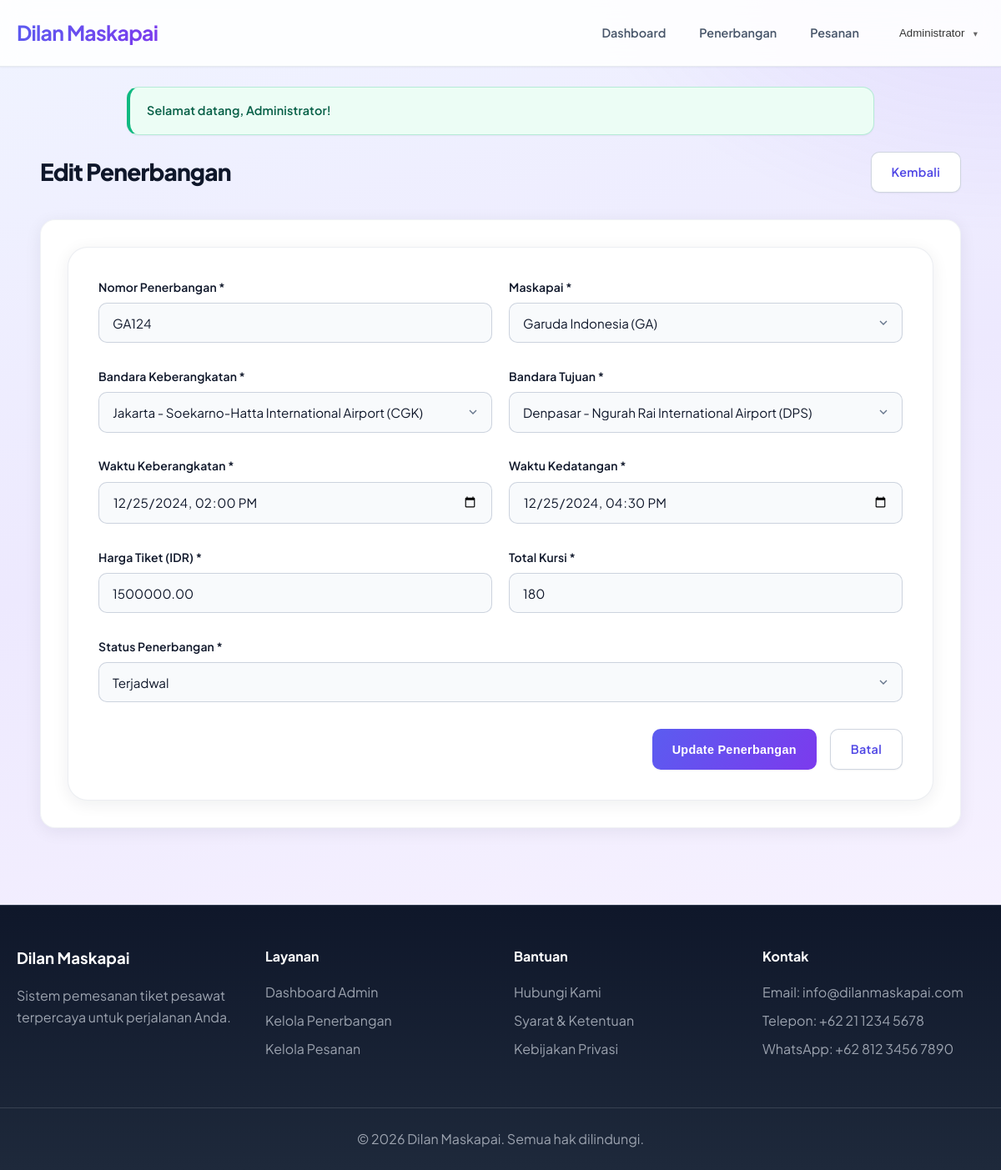
Page /admin/flight_form.php?id=2 (signed in) on the committed database.
### tables this page shows
CREATE TABLE flights (
    id INT AUTO_INCREMENT PRIMARY KEY,
    flight_number VARCHAR(10) NOT NULL UNIQUE,
    airline_id INT NOT NULL,
    departure_airport_id INT NOT NULL,
    arrival_airport_id INT NOT NULL,
    departure_time DATETIME NOT NULL,
    arrival_time DATETIME NOT NULL,
    price DECIMAL(10,2) NOT NULL,
    available_seats INT NOT NULL,
    total_seats INT NOT NULL,
    status ENUM('scheduled', 'delayed', 'cancelled', 'completed') DEFAULT 'scheduled',
    created_at TIMESTAMP DEFAULT CURRENT_TIMESTAMP,
    updated_at TIMESTAMP DEFAULT CURRENT_TIMESTAMP ON UPDATE CURRENT_TIMESTAMP,
    FOREIGN KEY (airline_id) REFERENCES airlines(id),
    FOREIGN KEY (departure_airport_id) REFERENCES airports(id),
    FOREIGN KEY (arrival_airport_id) REFERENCES airports(id)
);

CREATE TABLE airlines (
    id INT AUTO_INCREMENT PRIMARY KEY,
    name VARCHAR(100) NOT NULL,
    code VARCHAR(2) NOT NULL UNIQUE,
    logo VARCHAR(255),
    created_at TIMESTAMP DEFAULT CURRENT_TIMESTAMP
);

CREATE TABLE airports (
    id INT AUTO_INCREMENT PRIMARY KEY,
    code VARCHAR(3) NOT NULL UNIQUE,
    name VARCHAR(100) NOT NULL,
    city VARCHAR(50) NOT NULL,
    country VARCHAR(50) NOT NULL,
    created_at TIMESTAMP DEFAULT CURRENT_TIMESTAMP
);

### admin/flight_form.php (the view, shortened to what this page needs)
<?php
$flight = null;
$airlines = [];
$airports = [];
if (isset($_GET['id']) && is_numeric($_GET['id'])) {
    try {
        $database = new Database();
        $db = $database->getConnection();
        $stmt = $db->prepare("SELECT * FROM flights WHERE id = ?");
        $stmt->bindParam(1, $_GET['id']);
        $stmt->execute();
        $flight = $stmt->fetch(PDO::FETCH_ASSOC);
    } catch(PDOException $exception) {
        setMessage('danger', 'Terjadi kesalahan saat mengambil data penerbangan.');
        redirect(APP_URL . 'admin/flights.php');
    }
}
try {
    $database = new Database();
    $db = $database->getConnection();
    $stmt = $db->query("SELECT * FROM airlines ORDER BY name");
    $airlines = $stmt->fetchAll(PDO::FETCH_ASSOC);
    $stmt = $db->query("SELECT * FROM airports ORDER BY city");
    $airports = $stmt->fetchAll(PDO::FETCH_ASSOC);
} catch(PDOException $exception) {
    setMessage('danger', 'Terjadi kesalahan saat mengambil data.');
}
$page_title = $flight ? 'Edit Penerbangan' : 'Tambah Penerbangan';
include '../includes/header.php';
?>
<div class="admin-page">
    <div class="page-header">
        <h1><?php echo $page_title; ?></h1>
        <a href="<?php echo APP_URL; ?>admin/flights.php" class="btn btn-secondary">Kembali</a>
    </div>
    <div class="form-container">
        <form method="POST" class="form">
            <div class="form-row">
                <div class="form-group">
                    <label for="flight_number">Nomor Penerbangan *</label>
                    <input type="text" id="flight_number" name="flight_number"
                           value="<?php echo isset($_POST['flight_number']) ? sanitizeInput($_POST['flight_number']) : ($flight ? $flight['flight_number'] : ''); ?>"
                           required>
                </div>
                <div class="form-group">
                    <label for="airline_id">Maskapai *</label>
                    <select id="airline_id" name="airline_id" required>
                        <?php foreach ($airlines as $airline): ?>
                            <option value="<?php echo $airline['id']; ?>"
                                    <?php echo (isset($_POST['airline_id']) && $_POST['airline_id'] == $airline['id']) || ($flight && $flight['airline_id'] == $airline['id']) ? 'selected' : ''; ?>>
                                <?php echo $airline['name']; ?> (<?php echo $airline['code']; ?>)
                            </option>
                        <?php endforeach; ?>
                    </select>
                </div>
            </div>
            <div class="form-row">
                <div class="form-group">
                    <label for="departure_airport_id">Bandara Keberangkatan *</label>
                    <select id="departure_airport_id" name="departure_airport_id" required>
                        <?php foreach ($airports as $airport): ?>
                            <option value="<?php echo $airport['id']; ?>"
                                    <?php echo (isset($_POST['departure_airport_id']) && $_POST['departure_airport_id'] == $airport['id']) || ($flight && $flight['departure_airport_id'] == $airport['id']) ? 'selected' : ''; ?>>
                                <?php echo $airport['city']; ?> - <?php echo $airport['name']; ?> (<?php echo $airport['code']; ?>)
                            </option>
                        <?php endforeach; ?>
                    </select>
                </div>
                <div class="form-group">
                    <label for="arrival_airport_id">Bandara Tujuan *</label>
                    <select id="arrival_airport_id" name="arrival_airport_id" required>
                        <?php foreach ($airports as $airport): ?>
                            <option value="<?php echo $airport['id']; ?>"
                                    <?php echo (isset($_POST['arrival_airport_id']) && $_POST['arrival_airport_id'] == $airport['id']) || ($flight && $flight['arrival_airport_id'] == $airport['id']) ? 'selected' : ''; ?>>
                                <?php echo $airport['city']; ?> - <?php echo $airport['name']; ?> (<?php echo $airport['code']; ?>)
                            </option>
                        <?php endforeach; ?>
                    </select>
                </div>
            </div>
            <div class="form-row">
                <div class="form-group">
                    <label for="departure_time">Waktu Keberangkatan *</label>
                    <input type="datetime-local" id="departure_time" name="departure_time"
                           value="<?php echo isset($_POST['departure_time']) ? $_POST['departure_time'] : ($flight ? date('Y-m-d\TH:i', strtotime($flight['departure_time'])) : ''); ?>"
                           required>
                </div>
                <div class="form-group">
                    <label for="arrival_time">Waktu Kedatangan *</label>
                    <input type="datetime-local" id="arrival_time" name="arrival_time"
                           value="<?php echo isset($_POST['arrival_time']) ? $_POST['arrival_time'] : ($flight ? date('Y-m-d\TH:i', strtotime($flight['arrival_time'])) : ''); ?>"
                           required>
                </div>
            </div>
            <div class="form-row">
                <div class="form-group">
                    <label for="price">Harga Tiket (IDR) *</label>
                    <input type="number" id="price" name="price"
                           value="<?php echo isset($_POST['price']) ? $_POST['price'] : ($flight ? $flight['price'] : ''); ?>"
                           min="0" step="1000" required>
                </div>
                <div class="form-group">
                    <label for="total_seats">Total Kursi *</label>
                    <input type="number" id="total_seats" name="total_seats"
                           value="<?php echo isset($_POST['total_seats']) ? $_POST['total_seats'] : ($flight ? $flight['total_seats'] : ''); ?>"
                           min="1" required>
                </div>
            </div>
            <div class="form-group">
                <label for="status">Status Penerbangan *</label>
                <select id="status" name="status" required>
                    <option value="scheduled"
                            <?php echo (!isset($_POST['status']) && !$flight) || (isset($_POST['status']) && $_POST['status'] == 'scheduled') || ($flight && $flight['status'] == 'scheduled') ? 'selected' : ''; ?>>
                        Terjadwal
                    </option>
                </select>
            </div>
            <div class="form-actions">
                <button type="submit" class="btn btn-primary">
                    <?php echo $flight ? 'Update Penerbangan' : 'Tambah Penerbangan'; ?>
                </button>
                <a href="<?php echo APP_URL; ?>admin/flights.php" class="btn btn-secondary">Batal</a>
            </div>
        </form>
    </div>
</div>
<?php include '../includes/footer.php'; ?>

### assets/css/style.css (style rules this page uses)
:root { --color-bg-1: #f0f4ff; --color-bg-2: #ede9fe; --color-bg-3: #faf5ff; --color-ink: #0f172a; --color-ink-muted: #475569; --color-ink-soft: #64748b; --color-brand: #5b5cf0; --color-brand-2: #7c3aed; --color-brand-dark: #4f46e5; --radius-sm: 10px; --radius-md: 14px; --radius-lg: 18px; --radius-xl: 24px; --shadow-sm: 0 1px 2px rgba(15, 23, 42, 0.05); --shadow-md: 0 4px 20px rgba(15, 23, 42, 0.07); --shadow-lg: 0 12px 40px rgba(15, 23, 42, 0.1); --shadow-brand: 0 8px 28px rgba(91, 92, 240, 0.28); }
* { margin: 0; padding: 0; box-sizing: border-box; }
html { scroll-behavior: smooth; }
body { font-family: 'Plus Jakarta Sans', -apple-system, BlinkMacSystemFont, 'Segoe UI', Roboto, sans-serif; line-height: 1.65; color: var(--color-ink); background: fixed linear-gradient(165deg, var(--color-bg-1) 0%, var(--color-bg-2) 42%, var(--color-bg-3) 100%); min-height: 100vh; -webkit-font-smoothing: antialiased; -moz-osx-font-smoothing: grayscale; }
body::before { content: ''; position: fixed; inset: 0; background: radial-gradient(ellipse 90% 60% at 100% -10%, rgba(124, 58, 237, 0.12), transparent 50%), radial-gradient(ellipse 70% 50% at 0% 100%, rgba(91, 92, 240, 0.1), transparent 45%); z-index: -1; pointer-events: none; }
.btn { display: inline-block; padding: 0.72rem 1.5rem; border: none; border-radius: var(--radius-sm); font-weight: 600; font-size: 0.9rem; text-decoration: none; cursor: pointer; transition: transform 0.2s ease, box-shadow 0.2s ease, background 0.2s ease; letter-spacing: 0.02em; box-shadow: var(--shadow-sm); }
.btn-primary { background: linear-gradient(125deg, var(--color-brand) 0%, var(--color-brand-2) 100%); color: #fff; }
.btn-secondary { background: #fff; color: var(--color-brand-dark); border: 1px solid rgba(148, 163, 184, 0.45); box-shadow: var(--shadow-sm); }
.form { background: #fff; padding: 2.25rem; border-radius: var(--radius-xl); box-shadow: var(--shadow-md); border: 1px solid rgba(148, 163, 184, 0.18); }
.form-row { display: grid; grid-template-columns: 1fr 1fr; gap: 1.25rem; align-items: start; }
.form-group { margin-bottom: 1.8rem; }
.form-group label { display: block; margin-bottom: 0.45rem; font-weight: 600; color: var(--color-ink); font-size: 0.875rem; letter-spacing: 0.01em; }
.form-control, .form-group select, select.form-control, .form-group > input:not([type="radio"]):not([type="checkbox"]):not([type="file"]):not([type="hidden"]):not([type="submit"]):not([type="button"]) { width: 100%; padding: 0.85rem 1rem; border: 1px solid rgba(148, 163, 184, 0.45); border-radius: var(--radius-sm); font-size: 0.95rem; font-family: inherit; background: #f8fafc; color: var(--color-ink); transition: border-color 0.2s ease, box-shadow 0.2s ease, background 0.2s ease; }
.form-group select, select.form-control { cursor: pointer; appearance: none; background-repeat: no-repeat; background-position: right 0.85rem center; padding-right: 2.5rem; }
.form-actions { display: flex; gap: 1rem; justify-content: flex-end; margin-top: 2rem; }
.admin-page { max-width: 1200px; margin: 0 auto; padding: 0 20px; }
.page-header { display: flex; justify-content: space-between; align-items: center; margin-bottom: 2rem; }
.page-header h1 { color: var(--color-ink); font-weight: 800; letter-spacing: -0.03em; font-size: clamp(1.35rem, 3vw, 1.75rem); }
.form-container { background: #fff; padding: 2rem; border-radius: var(--radius-lg); box-shadow: var(--shadow-md); border: 1px solid rgba(148, 163, 184, 0.14); }

### rows in the picture
flights: flight_number "GA124", airline_id "Garuda Indonesia (GA)", departure_airport_id "Jakarta - Soekarno-Hatta International Airport (CGK)", arrival_airport_id "Denpasar - Ngurah Rai International Airport (DPS)", departure_time "12/25/2024 14:00", arrival_time "12/25/2024 16:30", price "1500000.00", total_seats "180", status "Terjadwal"

### other values in the picture
APP_NAME "Dilan Maskapai"
sanitizeInput($_SESSION['full_name'] ?? '') "Administrator"
$message['text'] "Selamat datang, Administrator!"
$page_title "Edit Penerbangan"
